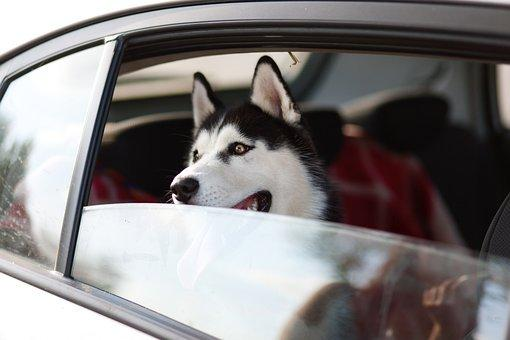
#> input picture lect12/sample.jpg, 510 x 340 px, found by its file name
$ python basic_again.py
#> lines starting #> are read from the running program, lines starting #| are printed output that depends on the picture
from PIL import Image
import requests

'''
0. pillow 다루기 - > RGB사용, 출력시 width:height
'''
# 1. 내 컴퓨터상에 있는 이미지 가져오기
img = Image.open("c:\\test\\sample.jpg")
#> img is the input picture: PIL image 510x340 RGB; mean R, G, B 129.5, 125.8, 125.9

print(img.size)
#| (510, 340)
img = img.rotate(45) # 이미지 45도 회전시키기
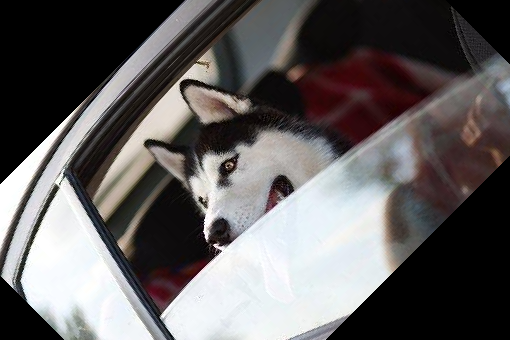
#> img: PIL image 510x340 RGB; mean R, G, B 99, 95.7, 95.8
img.show() # 이미지 파일 열어보기
img.save("sample.png")

#2. 웹 상 이미지 가져오기
url = "https://cdn.pixabay.com/photo/2020/04/08/07/15/coffee-5016043__340.jpg"
#> (the run stopped early here; a loop or call above may not have finished)
